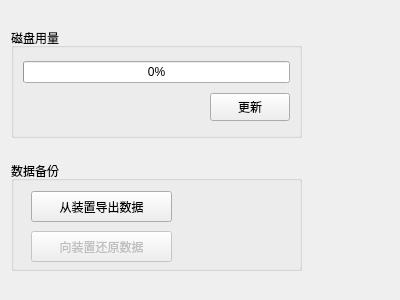
<?xml version="1.0" encoding="UTF-8"?>
<ui version="4.0">
 <class>dtuarminfoWidget</class>
 <widget class="QWidget" name="dtuarminfoWidget">
  <property name="geometry">
   <rect>
    <x>0</x>
    <y>0</y>
    <width>400</width>
    <height>300</height>
   </rect>
  </property>
  <property name="windowTitle">
   <string>Form</string>
  </property>
  <layout class="QGridLayout" name="gridLayout">
   <item row="0" column="0">
    <widget class="QGroupBox" name="groupBox">
     <property name="minimumSize">
      <size>
       <width>291</width>
       <height>110</height>
      </size>
     </property>
     <property name="maximumSize">
      <size>
       <width>291</width>
       <height>110</height>
      </size>
     </property>
     <property name="title">
      <string>磁盘用量</string>
     </property>
     <layout class="QGridLayout" name="gridLayout_4">
      <item row="1" column="0">
       <widget class="QLabel" name="lab_disk_usage">
        <property name="text">
         <string/>
        </property>
       </widget>
      </item>
      <item row="0" column="0" colspan="3">
       <widget class="QProgressBar" name="progressBar_diskusage">
        <property name="value">
         <number>0</number>
        </property>
       </widget>
      </item>
      <item row="1" column="2">
       <widget class="QPushButton" name="btn_update_diskusage">
        <property name="minimumSize">
         <size>
          <width>0</width>
          <height>28</height>
         </size>
        </property>
        <property name="text">
         <string>更新</string>
        </property>
       </widget>
      </item>
      <item row="1" column="1">
       <spacer name="horizontalSpacer">
        <property name="orientation">
         <enum>Qt::Horizontal</enum>
        </property>
        <property name="sizeHint" stdset="0">
         <size>
          <width>40</width>
          <height>20</height>
         </size>
        </property>
       </spacer>
      </item>
     </layout>
    </widget>
   </item>
   <item row="2" column="0">
    <widget class="QGroupBox" name="groupBox_2">
     <property name="minimumSize">
      <size>
       <width>291</width>
       <height>110</height>
      </size>
     </property>
     <property name="maximumSize">
      <size>
       <width>291</width>
       <height>110</height>
      </size>
     </property>
     <property name="title">
      <string>数据备份</string>
     </property>
     <widget class="QPushButton" name="btn_back">
      <property name="geometry">
       <rect>
        <x>20</x>
        <y>30</y>
        <width>141</width>
        <height>31</height>
       </rect>
      </property>
      <property name="text">
       <string>从装置导出数据</string>
      </property>
     </widget>
     <widget class="QPushButton" name="btn_load">
      <property name="enabled">
       <bool>false</bool>
      </property>
      <property name="geometry">
       <rect>
        <x>20</x>
        <y>70</y>
        <width>141</width>
        <height>31</height>
       </rect>
      </property>
      <property name="text">
       <string>向装置还原数据</string>
      </property>
     </widget>
    </widget>
   </item>
   <item row="0" column="1">
    <spacer name="horizontalSpacer_2">
     <property name="orientation">
      <enum>Qt::Horizontal</enum>
     </property>
     <property name="sizeHint" stdset="0">
      <size>
       <width>77</width>
       <height>20</height>
      </size>
     </property>
    </spacer>
   </item>
  </layout>
 </widget>
 <resources/>
 <connections>
  <connection>
   <sender>btn_update_diskusage</sender>
   <signal>clicked()</signal>
   <receiver>dtuarminfoWidget</receiver>
   <slot>get_disk_usage()</slot>
   <hints>
    <hint type="sourcelabel">
     <x>243</x>
     <y>89</y>
    </hint>
    <hint type="destinationlabel">
     <x>199</x>
     <y>149</y>
    </hint>
   </hints>
  </connection>
  <connection>
   <sender>btn_back</sender>
   <signal>clicked()</signal>
   <receiver>dtuarminfoWidget</receiver>
   <slot>backonece()</slot>
   <hints>
    <hint type="sourcelabel">
     <x>101</x>
     <y>207</y>
    </hint>
    <hint type="destinationlabel">
     <x>199</x>
     <y>149</y>
    </hint>
   </hints>
  </connection>
 </connections>
 <slots>
  <slot>get_disk_usage()</slot>
  <slot>backonece()</slot>
 </slots>
</ui>
